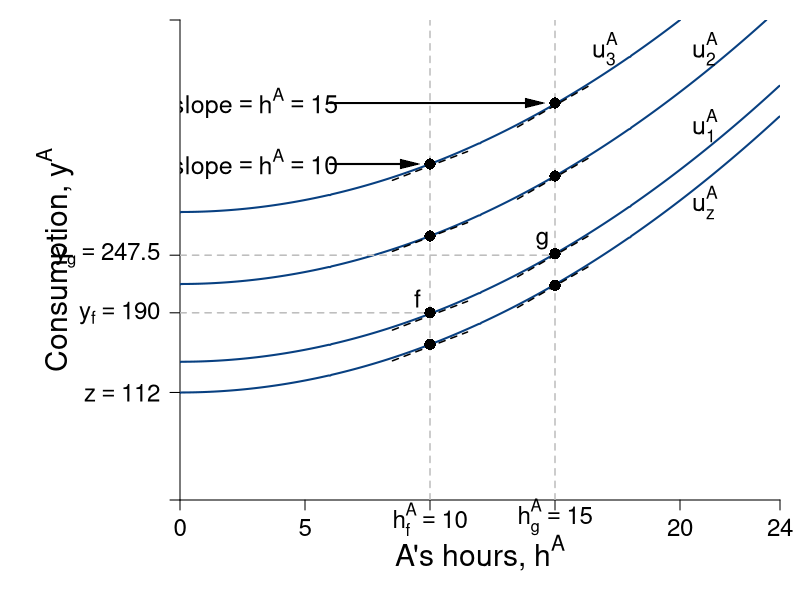

Here is the R script that generated this plot:
require(shape)
pdf(file = "coordination_failures/coord_indiff_contour.pdf", width = 9, height = 7)

#Set parameters for graphics
pointsize <- 1.8
axislabelsize <- 1.8
labelsize <- 1.5
namesize <- 1.8
annotatesize <- 1.5
graphlinewidth <- 2
segmentlinewidth <- 1.5

COL <- c("#7fc97f", "#beaed4", "#fdc086", "#ffff99", "#386cb0", "#f0027f", "#bf5b17", "#666666")
COLA <- c("#99d8c9","#66c2a4","#41ae76", "#238b45", "#005824")
COLB <- c("#4eb3d3", "#2b8cbe", "#0868ac","#084081")

par(mar =  c(5, 9, 1, 1))

indiffA <- function(ea, uA = 46.08) {
  uA + (1/2)*(ea)^2
}

uA <- function(ea, ya = output) {
  ya - 0.5*(ea)^2
}

mrsA <- function(ea){
  ea
}

slopeline <- function(ea, yint = 0.5, slope = 2){
  yint + slope*ea
}

output <- function(ea, eb = 12, alpha = 30, beta = 1/2){
  (alpha - beta*(ea+eb))*ea
}

xlims <- c(0, 24)
ylims <- c(0, 500)

npts <- 501 
x <- seq(xlims[1], xlims[2], length.out = npts)
y <- seq(ylims[1], ylims[2], length.out = npts) 

a <- c(112, uA(ea = 12, output(ea = 12, eb = 12)), uA(ea = 15, output(ea = 15, eb = 0)), 300)

plot(0, 0, xlim = xlims, ylim = ylims, type = "n",
     xlab = expression(paste("")),
     ylab = expression(paste("")), 
     xaxt = "n", 
     yaxt = "n", 
     cex.lab = axislabelsize, 
     bty = "n",
     xaxs="i", 
     yaxs="i")

# ticksy <- seq(from = 0, to = ylims[2], by = 2)
# ylabels <- seq(from = 0, to = ylims[2], by = 2)
ticksx <- c(seq(from = 0, to = 20, by = 5), 24)
xlabels <- c(0, 5, expression(paste(h[f]^A == 10)), expression(paste(h[g]^A == 15)), 20, 24)
#ticksy <- c(0, 1, 10, 12, 28, 30, 46.08, 70)
ticksy <- c(ylims[1], 112, 195, 255, ylims[2])
ylabels <- c(NA, expression(paste(z==112)), expression(paste(y[f]== 190)), expression(paste(y[g] == 247.5)), NA)
# ticksy <- c(ylims[1], 100, uA(ea = 12, output(ea = 12, eb = 12)), uA(ea = 15, output(ea = 15, eb = 0)), 300, ylims[2])
# ylabels <- c(NA, expression(z),  expression(paste(a)),expression(paste(b)), expression(paste()), NA)
# ticksx <- c(0, 6.9, 12, 9.6, 16, 24, 26)
# xlabels <- c(NA, expression(paste(e^A,"*")), expression(paste(1/2*beta)), expression(paste(e^{AN})), expression(paste(alpha)), expression(paste(1/beta)), NA)

axis(1, at = ticksx, pos = 0, labels = xlabels, cex.axis = labelsize - 0.05)
axis(2, at = ticksy, pos = 0, labels = ylabels, las = 1, cex.axis= labelsize - 0.05)

npts <- 500 
xx1 <- seq(xlims[1], xlims[2], length.out = npts)

contour(x, y,
        outer(x, y, uA),
        drawlabels = FALSE,
        col = COLB[4],
        lwd = graphlinewidth,
        levels = a,
        xaxs="i",
        yaxs="i",
        add = TRUE)



# lines(xx1, indiffA(xx1, uA = 1), col = COLA[4], lwd = graphlinewidth)
# lines(xx1, indiffA(xx1, uA = 10), col = COLA[4], lwd = graphlinewidth)
# lines(xx1, indiffA(xx1, uA = 30), col = COLA[4], lwd = graphlinewidth)
# lines(xx1, indiffA(xx1, uA = 46.08), col = COLA[4], lwd = graphlinewidth)

# lines(xx1, brfB(xx1, alpha = 16, beta = 1/24), col = COLB[4], lwd = graphlinewidth)
# lines(xx1, brfPEA(xx1, alpha = 16, beta = 1/24), col = COLA[4], lwd = graphlinewidth)
# lines(xx1, brfPEB(xx1, alpha = 16, beta = 1/24), col = COLB[4], lwd = graphlinewidth)


segments(10, 0, 10, ylims[2], lty = 2, col = "gray" , lwd = segmentlinewidth)
segments(15, 0, 15, ylims[2], lty = 2, col = "gray" , lwd = segmentlinewidth)
segments(0, 195, 10, 195, ylims[2], lty = 2, col = "gray" , lwd = segmentlinewidth)
segments(0, 255, 15, 255, ylims[2], lty = 2, col = "gray" , lwd = segmentlinewidth)


#mtext(expression(paste("A's hours, ", h^A)), side=1, line = 3.2, cex = axislabelsize)
text(0.5*xlims[2], -55, expression(paste("A's hours, ", h^A)), xpd = TRUE, cex = axislabelsize)
text(-5, 0.5*ylims[2], expression(paste("Consumption, ", y^A)), xpd = TRUE, cex = axislabelsize, srt = 90)

#
text(3, 350, expression(paste("slope", phantom()==h^A, phantom() == 10)), cex = annotatesize)
Arrows(6, 350, 9.2, 350, col = "black", lty = 1, lwd = 2, arr.type = "triangle", arr.lwd = 0.5)

#
text(3, indiffA(ea = 15, uA = 301), expression(paste("slope", phantom()==h^A, phantom() == 15)), cex = annotatesize)
Arrows(6, indiffA(ea = 15, uA = 301), 14.2, indiffA(ea = 15, uA = 301), 
       col = "black", lty = 1, lwd = 2, arr.type = "triangle", arr.lwd = 0.5)

#Label the iso-welfare functions for the HG, Aisha
text(21, 310, expression(u[z]^A), cex = annotatesize)
text(21, 390, expression(u[1]^A), cex = annotatesize)
text(21, 470, expression(u[2]^A), cex = annotatesize)
text(17, 470, expression(u[3]^A), cex = annotatesize)

text(9.5, 210, expression(f), cex = annotatesize)
text(14.5, 270, expression(g), cex = annotatesize)



lowint <- c(248, 174, 92)

slopex1 <- seq(8.5,11.5,length.out = 200)
lines(slopex1, slopeline(slopex1, yint = 60, slope = mrsA(ea = 10)), col = "black", lty = 2, lwd = segmentlinewidth)
lines(slopex1, slopeline(slopex1, yint = lowint[1], slope = mrsA(ea = 10)), col = "black", lty = 2, lwd = segmentlinewidth)
lines(slopex1, slopeline(slopex1, yint = lowint[2], slope = mrsA(ea = 10)), col = "black", lty = 2, lwd = segmentlinewidth)
lines(slopex1, slopeline(slopex1, yint = lowint[3], slope = mrsA(ea = 10)), col = "black", lty = 2, lwd = segmentlinewidth)

highint <- c(186, 111, 30)
slopex2 <- seq(13.5,16.5,length.out = 200)
lines(slopex2, slopeline(slopex2, yint = -2, slope = mrsA(ea = 15)), col = "black", lty = 2, lwd = segmentlinewidth)
lines(slopex2, slopeline(slopex2, yint = highint[1], slope = mrsA(ea = 15)), col = "black", lty = 2, lwd = segmentlinewidth)
lines(slopex2, slopeline(slopex2, yint = highint[2], slope = mrsA(ea = 15)), col = "black", lty = 2, lwd = segmentlinewidth)
lines(slopex2, slopeline(slopex2, yint = highint[3], slope = mrsA(ea = 15)), col = "black", lty = 2, lwd = segmentlinewidth)


firstpointsx <- c(10, 10, 10, 10)
firstpointsy <- c(indiffA(ea = firstpointsx[1], uA = 300), indiffA(ea = firstpointsx[2], uA = 225), indiffA(ea = firstpointsx[3], uA = 145), indiffA(ea = firstpointsx[4], uA = 112))
points(firstpointsx, firstpointsy, pch = 16, col = "black", cex = 1.5)

secondpointsx <- c(15, 15, 15, 15)
secondpointsy <- c(indiffA(ea = 15, uA = 301), indiffA(ea = 15, uA = 225), indiffA(ea = 15, uA = 144), indiffA(ea = 15, uA = 111))
points(secondpointsx, secondpointsy, pch = 16, col = "black", cex = 1.5)




dev.off()
